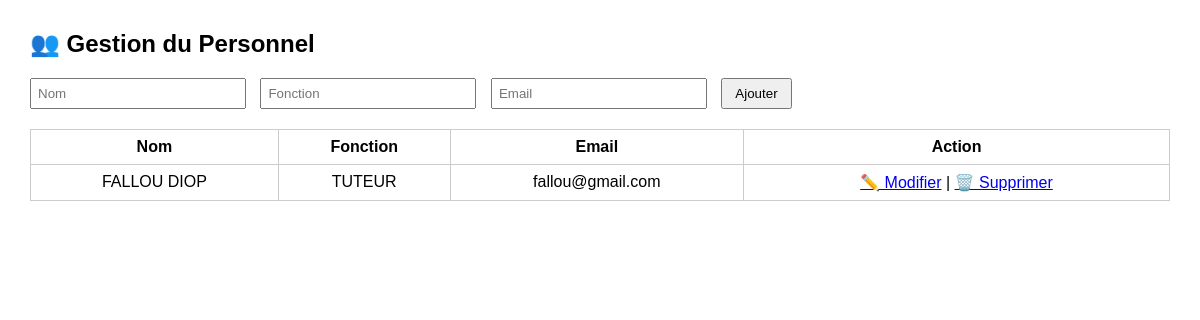
The page /personnel.php on the database its author committed.
### tables this page shows
CREATE TABLE `personnel` (
  `id` int(11) NOT NULL,
  `nom` varchar(100) DEFAULT NULL,
  `fonction` varchar(100) DEFAULT NULL,
  `email` varchar(100) DEFAULT NULL
);

### personnel.php (the view, shortened to what this page needs)
<?php
$conn = mysqli_connect("localhost", "root", "", "gestion_inscription");
$personnels = mysqli_query($conn, "SELECT * FROM personnel");
?>
<!DOCTYPE html>
<html lang="fr">
<head>
</head>
<body>
  <h2>👥 Gestion du Personnel</h2>
  <form method="POST">
    <input type="text" name="nom" placeholder="Nom" required>
    <input type="text" name="fonction" placeholder="Fonction" required>
    <input type="email" name="email" placeholder="Email" required>
    <button type="submit" name="ajouter">Ajouter</button>
  </form>
  <table>
    <tr>
      <th>Nom</th>
      <th>Fonction</th>
      <th>Email</th>
      <th>Action</th>
    </tr>
    <?php while ($row = mysqli_fetch_assoc($personnels)): ?>
      <tr>
        <td><?= htmlspecialchars($row['nom']) ?></td>
        <td><?= htmlspecialchars($row['fonction']) ?></td>
        <td><?= htmlspecialchars($row['email']) ?></td>
        <td>
          <a href="modifier_personnel.php?id=<?= $row['id'] ?>">✏️ Modifier</a> |
          <a href="personnel.php?supprimer=<?= $row['id'] ?>" onclick="return confirm('Supprimer ?')">🗑️ Supprimer</a>
        </td>
      </tr>
    <?php endwhile; ?>
  </table>
</body>
</html>

### personnel.php (style rules this page uses)
body { font-family: Arial; margin: 30px; }
table { width: 100%; border-collapse: collapse; margin-top: 20px; }
th, td { border: 1px solid #ccc; padding: 8px; text-align: center; }
form { margin-bottom: 20px; }
input[type=text], input[type=email] { padding: 6px; width: 200px; margin-right: 10px; }
button { padding: 6px 12px; }

### rows shown on the page
personnel: nom "FALLOU DIOP", fonction "TUTEUR", email "fallou@gmail.com"
